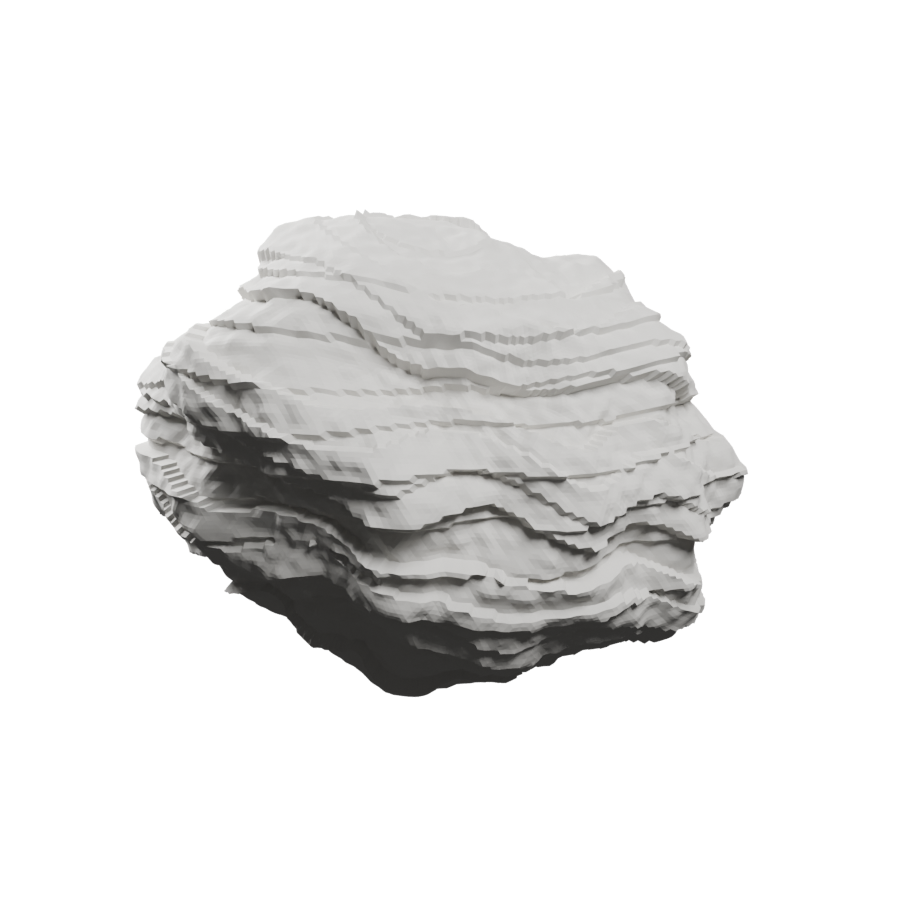
#> input picture previews/coal_plaster_v001/front.png, 900 x 900 px, found by its file name
$ python visual_quality_gate.py
#> lines starting #> are read from the running program, lines starting #| are printed output that depends on the picture; after the words box and inside, x2 and y2 are one past the last pixel; in counts of white or black regions, pixels touching at a corner belong together
#!/usr/bin/env python3
"""Visual QA for Genesis artist previews; objective defects only, never aesthetic approval.
Runs on GitHub Actions and inspects *real Blender PNGs* without local Blender.
"""
import argparse, json, math, pathlib, statistics
from PIL import Image, ImageChops, ImageStat
ASSETS = {
 "door": ("previews/door_v003", ("front","three_quarter","side","rear")),
 "anvil": ("previews/heroes_v002/anvil", ("front","three_quarter","rear","detail")),
 "forge": ("previews/heroes_v002/forge", ("front","three_quarter","rear","detail")),
 "bellows": ("previews/heroes_v002/bellows", ("front","three_quarter","rear","detail")),
}
def evaluate(path, asset):
#> called with asset = 'door'
    im=Image.open(path).convert("RGBA")
#> im is the input picture: PIL image 900x900 RGBA; mean R, G, B, A 42.5, 42.3, 41.8, 66.6
    w,h=im.size
#> w = 900; h = 900
    im.thumbnail((480,480))
#> im: PIL image 480x480 RGBA
    rgba=im
    pix=rgba.load()
    w,h=rgba.size
#> w = 480; h = 480
    alpha=rgba.getchannel("A")
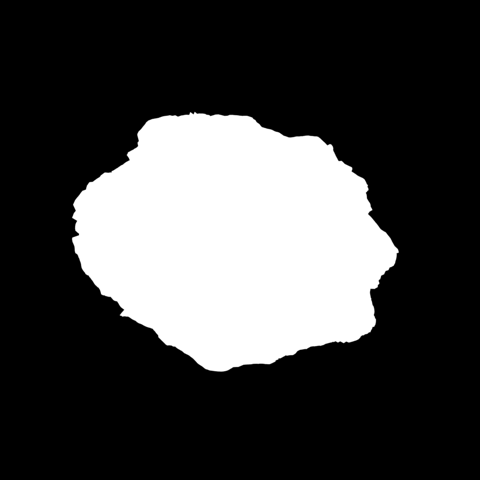
#> alpha: PIL image 480x480 L; min 0, max 255, mean 66.6
    transparent=alpha.getextrema()[0]<240
#> transparent = True
    if transparent:
        mask=alpha.point(lambda a:255 if a>45 else 0)
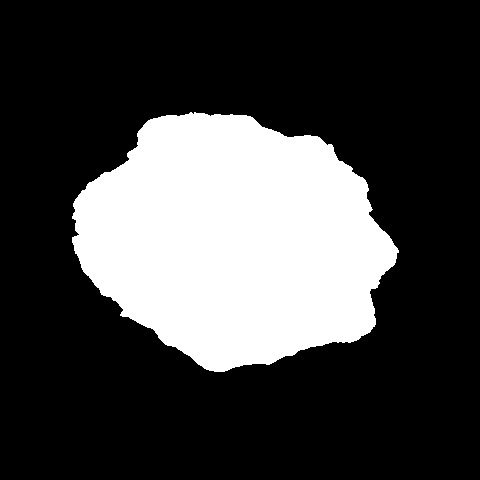
#> mask: PIL image 480x480 L; 26.3% white; 1 white region, box (x1, y1, x2, y2) and area: (72, 112, 399, 372) 60562
    else:
        # Studio colors are fairly uniform at image borders: subtract border background
        rgb=rgba.convert("RGB")
        corners=[rgb.getpixel((x,y)) for x,y in ((0,0),(w-1,0),(0,h-1),(w-1,h-1))]
        bg=tuple(int(statistics.median([c[k] for c in corners])) for k in range(3))
        pixels=list(rgb.getdata())
        diffs=[sum(abs(p[k]-bg[k]) for k in range(3)) for p in pixels]
        mask=Image.new("L",(w,h))
        mask.putdata([255 if d>72 else 0 for d in diffs])
    bbox=mask.getbbox()
#> bbox = (72, 112, 399, 372)
    issues=[]
    if not bbox: issues.append("EMPTY_IMAGE")
    else:
        left,top,right,bottom=bbox
#> left = 72; top = 112; right = 399; bottom = 372
        occupy=(right-left)*(bottom-top)/(w*h)
#> occupy = 0.369
        margins=[left/w,top/h,(w-right)/w,(h-bottom)/h]
#> margins = [0.15, 0.233, 0.169, 0.225]
        if occupy<.06:issues.append("TINY_OBJECT")
        # Nontransparent studio backgrounds are hard to segment; only enforce hard frame-edge QA for alpha previews.
        if transparent and min(margins)<.009:issues.append("FRAME_CLIPPED")
    lum=rgba.convert("RGB").convert("L")
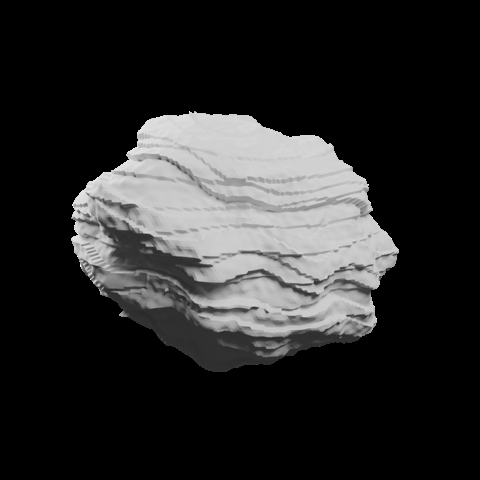
#> lum: PIL image 480x480 L; min 0, max 255, mean 42.4
    hist=lum.histogram()
#> hist = 256 values, max 169454 at index 0, min 0 at index 2, mean 900
    total=sum(hist)
#> total = 230400
    clipped_high=sum(hist[250:])/total
#> clipped_high = 0.000104
    clipped_low=sum(hist[:6])/total
#> clipped_low = 0.735
    if clipped_high>.62:issues.append("OVEREXPOSED_IMAGE")
    if clipped_low>.80:issues.append("UNDEREXPOSED_IMAGE")
    detail=sum(1 for x in lum.filter(__import__("PIL").ImageFilter.FIND_EDGES).getdata() if x>20)/(w*h)
#> detail = 0.0562
    if detail<.005:issues.append("LOW_DETAIL_IMAGE")
    return {"file":str(path),"dimensions":list(Image.open(path).size),
            "alpha_background":transparent,"subject_bbox":list(bbox) if bbox else None,
            "edge_detail_fraction":round(detail,4),"white_pixel_fraction":round(clipped_high,4),
            "black_pixel_fraction":round(clipped_low,4),"issues":issues}
def main():
    ap=argparse.ArgumentParser()
    ap.add_argument("--root",default=".")
    ap.add_argument("--output",default="reports/visual_quality.json")
    args=ap.parse_args()
    root=pathlib.Path(args.root)
    report={"model":"OBJECTIVE_PIXEL_QA_v1","aesthetic_score":None,
            "minimum_aesthetic_score_required":8.0,
            "approved":False,
            "note":"Image segmentation heuristics, NOT an artistic judge; requires human four-view review",
            "assets":{}}
    for asset,(folder,views) in ASSETS.items():
        stats=[]
        for view in views:
            fp=root/folder/(view+".png")
            if not fp.exists():stats.append({"file":str(fp),"issues":["PREVIEW_MISSING"]})
            else:stats.append(evaluate(fp,asset))
        report["assets"][asset]={"views":stats,"issues":sorted({x for s in stats for x in s["issues"]}),
                                  "technical_candidate":all(not s["issues"] for s in stats),
                                  "artist_approved":False}
    out=pathlib.Path(args.output);out.parent.mkdir(parents=True,exist_ok=True)
    out.write_text(json.dumps(report,indent=2,ensure_ascii=False)+"\n")
    lines=["# Genesis - visual QA automatizada", "",
           "Diagnostico objetivo de PNG. Ninguna puntuacion de arte se inventa.","",
           "| Asset | Vistas | Problemas detectados |","|---|---:|---|"]
    for name,s in report["assets"].items():
        issues=", ".join(s["issues"]) if s["issues"] else "Sin fallos objetivos detectados"
        lines.append(f"| {name} | {len(s['views'])} | {issues} |")
    lines+=["","**Aprobados artisticamente: ninguno.** Los PNG deben revisarse para llegar a 8/10."]
    (out.parent/"visual_quality.md").write_text("\n".join(lines)+"\n")
    print("\n".join(lines))
if __name__=="__main__":
    from PIL import ImageFilter
    main()
